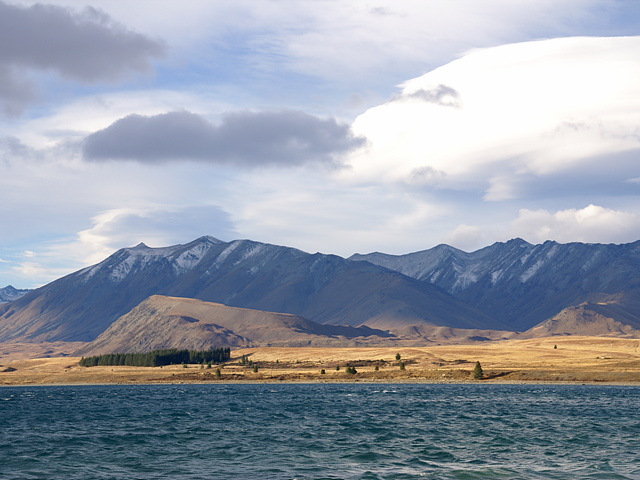
#> input picture ch08/tekapo.bmp, 640 x 480 px
$ jupyter execute ch8.ipynb
#> lines starting #> are read from the running program, lines starting #| are printed output that depends on the picture
[cell 1]
import numpy as np
import cv2


def affine_transform():
    src = cv2.imread('tekapo.bmp')
#> src is the input picture: shape (480, 640, 3); mean B, G, R 169.8, 157.4, 149.7

    if src is None:
        print('Image load failed!')
        return

    rows = src.shape[0]
#> rows = 480
    cols = src.shape[1]
#> cols = 640

    src_pts = np.array([[0, 0],
                        [cols - 1, 0],
                        [cols - 1, rows - 1]]).astype(np.float32)
#> src_pts = [[0, 0], [639, 0], [639, 479]]
    dst_pts = np.array([[50, 50],
                        [cols - 100, 100],
                        [cols - 50, rows - 50]]).astype(np.float32)
#> dst_pts = [[50, 50], [540, 100], [590, 430]]

    affine_mat = cv2.getAffineTransform(src_pts, dst_pts)

    dst = cv2.warpAffine(src, affine_mat, (0, 0))

    cv2.imshow('src', src)
    cv2.imshow('dst', dst)
    cv2.waitKey()
    cv2.destroyAllWindows()


def affine_translation():
    src = cv2.imread('tekapo.bmp')

    if src is None:
        print('Image load failed!')
        return

    affine_mat = np.array([[1, 0, 150],
                           [0, 1, 100]]).astype(np.float32)

    dst = cv2.warpAffine(src, affine_mat, (0, 0))
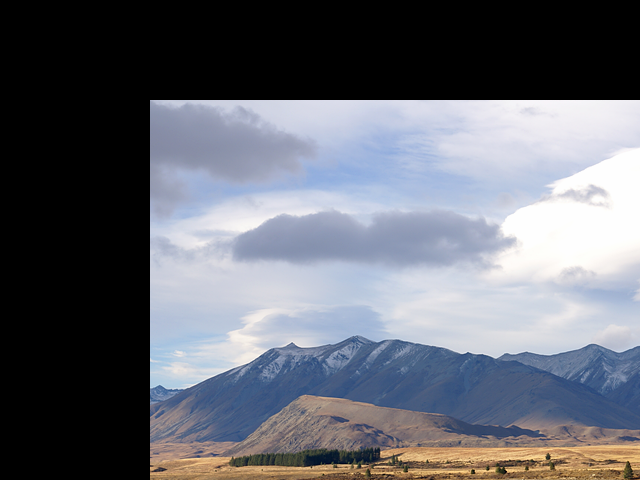
#> dst: shape (480, 640, 3); mean B, G, R 112.8, 104.2, 101.4

    cv2.imshow('src', src)
    cv2.imshow('dst', dst)
    cv2.waitKey()
    cv2.destroyAllWindows()


def affine_shear():
    src = cv2.imread('tekapo.bmp')

    if src is None:
        print('Image load failed!')
        return

    rows = src.shape[0]
#> rows = 480
    cols = src.shape[1]

    mx = 0.3
    affine_mat = np.array([[1, mx, 0],
                           [0, 1, 0]]).astype(np.float32)

    dst = cv2.warpAffine(src, affine_mat, (int(cols + rows * mx), rows))
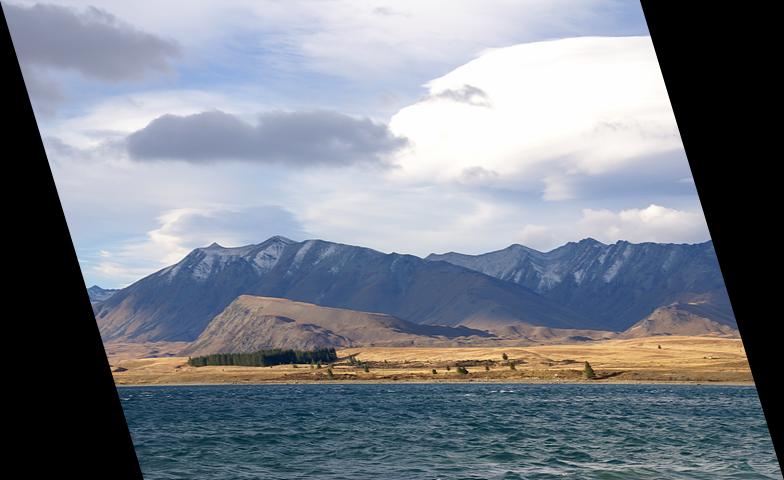
#> dst: shape (480, 784, 3); mean B, G, R 138.7, 128.5, 122.2

    cv2.imshow('src', src)
    cv2.imshow('dst', dst)
    cv2.waitKey()
    cv2.destroyAllWindows()


def affine_scale():
    src = cv2.imread('rose.bmp')
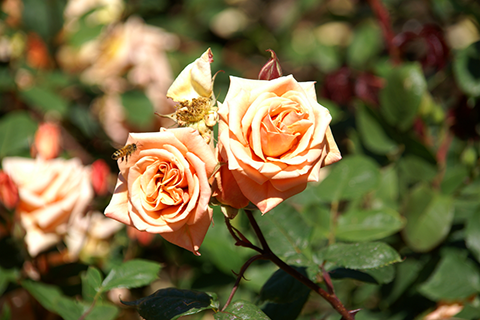
#> input picture ch08/rose.bmp, 480 x 320 px
#> src is the input picture: shape (320, 480, 3); mean B, G, R 63.1, 103.6, 116.2

    if src is None:
        print('Image load failed!')
        return

    dst1 = cv2.resize(src, (0, 0), fx=4, fy=4, interpolation=cv2.INTER_NEAREST)
    dst2 = cv2.resize(src, (1920, 1280))
    dst3 = cv2.resize(src, (1920, 1280), interpolation=cv2.INTER_CUBIC)
    dst4 = cv2.resize(src, (1920, 1280), interpolation=cv2.INTER_LANCZOS4)

    cv2.imshow('src', src)
    cv2.imshow('dst1', dst1[400:800, 500:900])
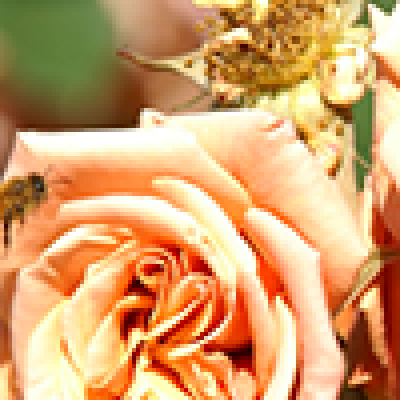
#> window 'dst1': shape (400, 400, 3); mean B, G, R 109.3, 162.3, 213.9
    cv2.imshow('dst2', dst2[400:800, 500:900])
    cv2.imshow('dst3', dst3[400:800, 500:900])
    cv2.imshow('dst4', dst4[400:800, 500:900])
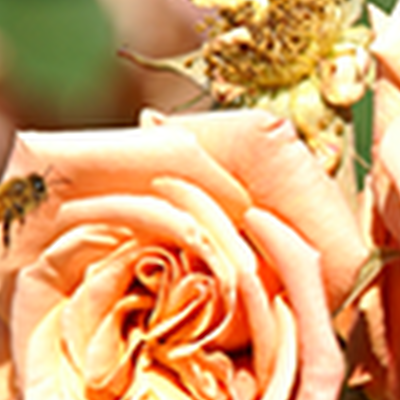
#> window 'dst4': shape (400, 400, 3); mean B, G, R 109.4, 162.2, 213.8
    cv2.waitKey()
    cv2.destroyAllWindows()


def affine_rotation():
    src = cv2.imread('tekapo.bmp')

    if src is None:
        print('Image load failed!')
        return

    cp = (src.shape[1] / 2, src.shape[0] / 2)
    affine_mat = cv2.getRotationMatrix2D(cp, 20, 1)

    dst = cv2.warpAffine(src, affine_mat, (0, 0))
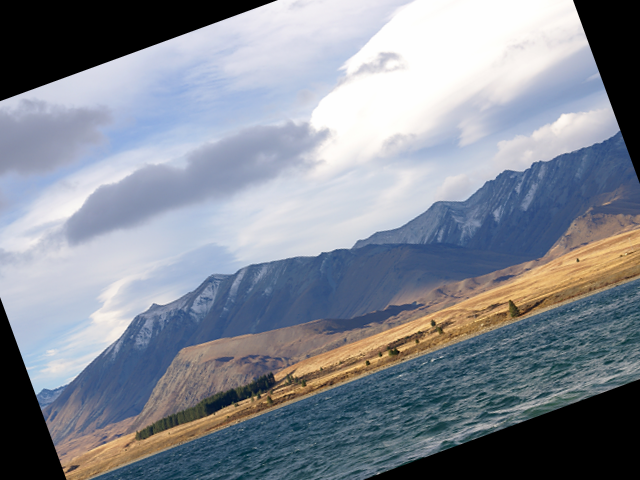
#> dst: shape (480, 640, 3); mean B, G, R 148.7, 137.9, 131.9

    cv2.imshow('src', src)
    cv2.imshow('dst', dst)
    cv2.waitKey()
    cv2.destroyAllWindows()


def affine_flip():
    src = cv2.imread('eastsea.bmp')
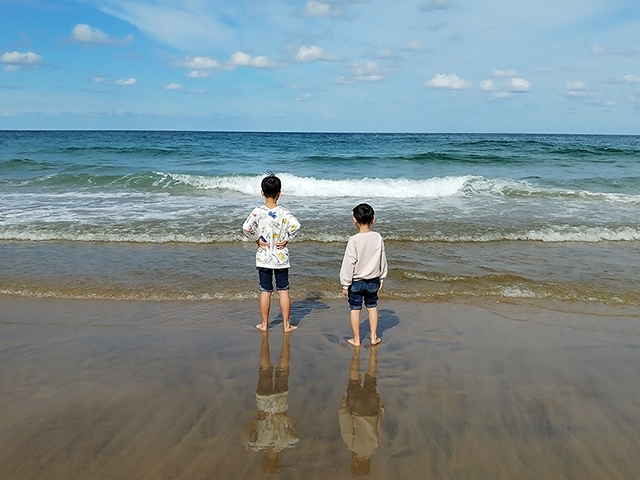
#> input picture ch08/eastsea.bmp, 640 x 480 px
#> src is the input picture: shape (480, 640, 3); mean B, G, R 143.2, 138.9, 122.3

    if src is None:
        print('Image load failed!')
        return

    cv2.imshow('src', src)

    for flip_code in [1, 0, -1]:
        dst = cv2.flip(src, flip_code)

        desc = 'flipCode: %d' % flip_code
        cv2.putText(dst, desc, (10, 30), cv2.FONT_HERSHEY_SIMPLEX,
                   1.0, (255, 0, 0), 1, cv2.LINE_AA)

        cv2.imshow('dst', dst)
        cv2.waitKey()
#> this loop made 3 passes
#> pass 1, in affine_flip, `cv2.imshow('dst', dst)`:
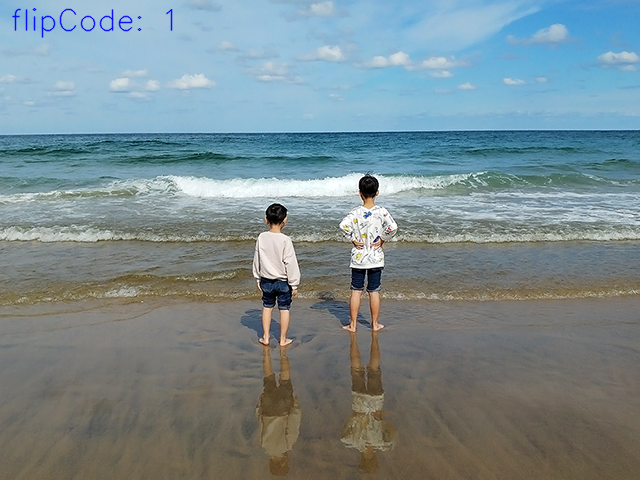
#> window 'dst': shape (480, 640, 3); mean B, G, R 143.3, 138.7, 122.1
#> after the loop:
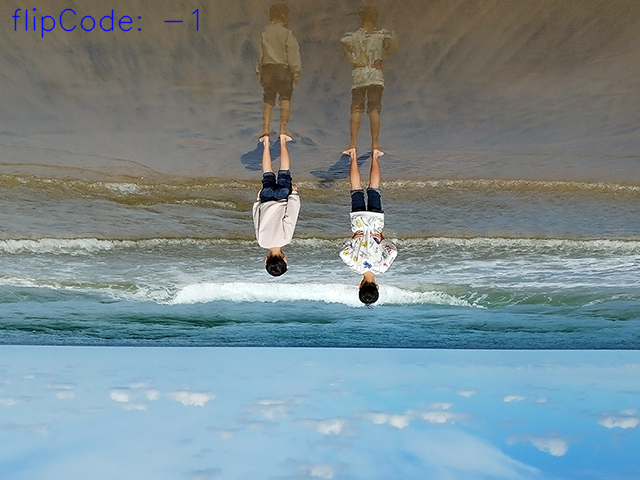
#> dst: shape (480, 640, 3); mean B, G, R 143.5, 138.8, 122.1

    cv2.destroyAllWindows()


if __name__ == '__main__':
    affine_transform()
    affine_translation()
    affine_shear()
    affine_scale()
    affine_rotation()
    affine_flip()

[cell 2]
import numpy as np
import cv2


def on_mouse(event, x, y, flags, param):
    global cnt, src_pts
    if event == cv2.EVENT_LBUTTONDOWN:
        if cnt < 4:
            src_pts[cnt, :] = np.array([x, y]).astype(np.float32)
            cnt += 1

            cv2.circle(src, (x, y), 5, (0, 0, 255), -1)
            cv2.imshow('src', src)

        if cnt == 4:
            w = 200
            h = 300

            dst_pts = np.array([[0, 0],
                                [w - 1, 0],
                                [w - 1, h - 1],
                                [0, h - 1]]).astype(np.float32)

            pers_mat = cv2.getPerspectiveTransform(src_pts, dst_pts)

            dst = cv2.warpPerspective(src, pers_mat, (w, h))

            cv2.imshow('dst', dst)


cnt = 0
src_pts = np.zeros([4, 2], dtype=np.float32)
src = cv2.imread('card.bmp')
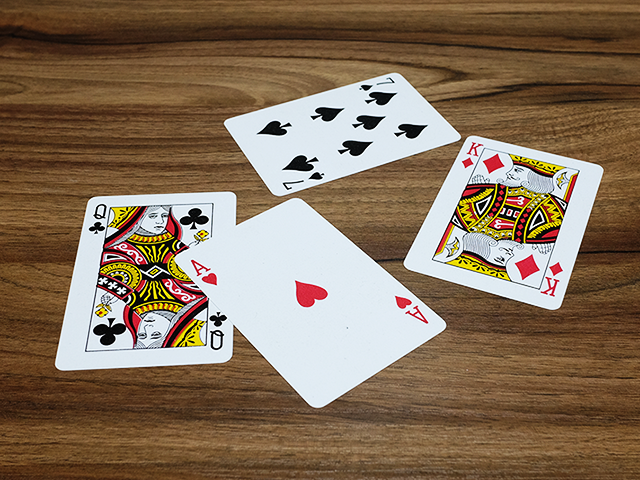
#> input picture ch08/card.bmp, 640 x 480 px
#> src is the input picture: shape (480, 640, 3); mean B, G, R 90.2, 112.3, 133.7

if src is None:
    print('Image load failed!')
    exit()

cv2.namedWindow('src')
cv2.setMouseCallback('src', on_mouse)

cv2.imshow('src', src)
cv2.waitKey(0)
cv2.destroyAllWindows()
